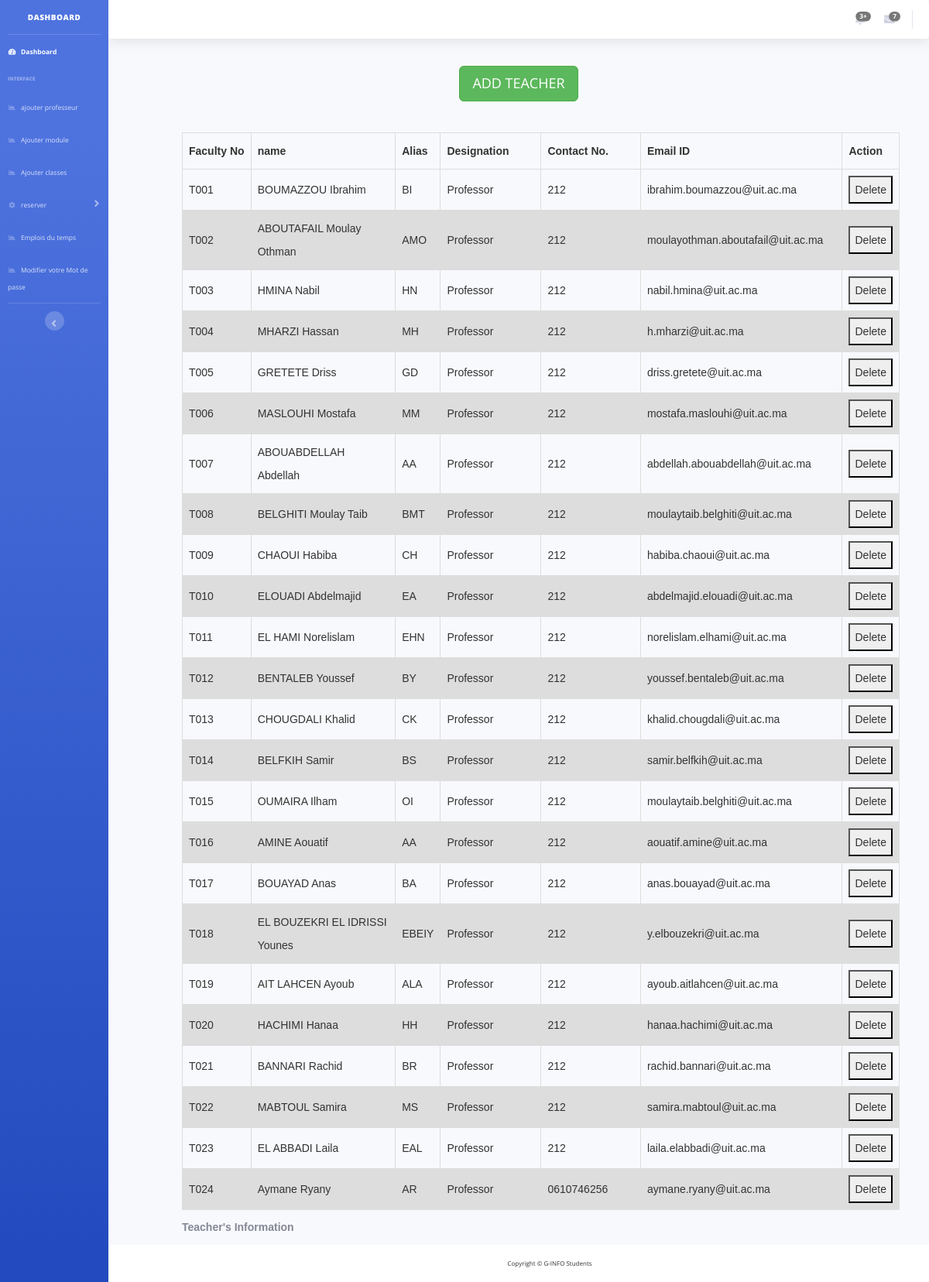
Screenshot of /db.php with the database file from the repository.
### tables this page shows
CREATE TABLE `professeur` (
  `id_prof` varchar(10) NOT NULL,
  `nom_prof` text NOT NULL,
  `alias` varchar(10) NOT NULL,
  `designation` varchar(30) NOT NULL,
  `numero_tele` varchar(15) NOT NULL,
  `email` varchar(50) NOT NULL,
  `mdp` varchar(40) NOT NULL
);

### db.php (the view, shortened to what this page needs)
<?php
include('includes/header.php');
include('includes/navbar.php');
?>
<div class="container-fluid">
    <link href="assets/css/bootstrap.css" rel="stylesheet"/>
    <link href="assets/css/font-awesome.min.css" rel="stylesheet"/>
    <link href="assets/css/flexslider.css" rel="stylesheet"/>
    <link href="assets/css/style.css" rel="stylesheet"/>
</head>
<body>
<div align="center" style="margin-top:20px">
    <button id="teachermanual" class="btn btn-success btn-lg">ADD TEACHER</button>
</div>
<div>
    <br>
    <table id=teacherstable style="margin-left: 80px">
        <caption><strong>Teacher's Information </strong></caption>
        <tr>
            <th width="130">Faculty No</th>
            <th width=290>name</th>
            <th width=50>Alias</th>
            <th width="190">Designation</th>
            <th width="190">Contact No.</th>
            <th width="290">Email ID</th>
            <th width="40">Action</th>
        </tr>
        <tbody>
        <?php
        $q = mysqli_query(mysqli_connect("localhost", "root", "", "ttms"),
            "SELECT * FROM professeur ORDER BY id_prof ASC");
        while ($row = mysqli_fetch_assoc($q)) {
            echo "<tr><td>{$row['id_prof']}</td>
                    <td>{$row['nom_prof']}</td>
                    <td>{$row['alias']}</td>
                    <td>{$row['designation']}</td>
                    <td>{$row['numero_tele']}</td>
                    <td>{$row['email']}</td>
                   <td>
                    <button>Delete</button></td>
                    </tr>\n";
        }
        ?>
        </tbody>
    </table>
</div>
</body>
</html>
  <?php
include('includes/footer.php');
?>

### includes/header.php (shortened to what this page needs)
<!DOCTYPE html>
<html lang="en">
<head>
  <link href="vendor/fontawesome-free/css/all.min.css" rel="stylesheet" type="text/css">
  <link href="css/sb-admin-2.min.css" rel="stylesheet">
</head>
<body id="page-top">
  <div id="wrapper">

### includes/navbar.php (shortened to what this page needs)
   <ul class="navbar-nav bg-gradient-primary sidebar sidebar-dark accordion" id="accordionSidebar">
<a class="sidebar-brand d-flex align-items-center justify-content-center" href="index.php">
  <div class="sidebar-brand-text mx-3">Dashboard</div>
</a>
<hr class="sidebar-divider my-0">
<li class="nav-item active">
  <a class="nav-link" href="index.php">
    <i class="fas fa-fw fa-tachometer-alt"></i>
    <span>Dashboard</span></a>
</li>
<div class="sidebar-heading">
  Interface
</div>
<li class="nav-item">
  <a class="nav-link" href="addteachers.php">
    <i class="fas fa-fw fa-chart-area"></i>
    <span>ajouter professeur</span></a>
</li>
<li class="nav-item">
  <a class="nav-link" href="addsubjects.php">
    <i class="fas fa-fw fa-chart-area"></i>
    <span>Ajouter module</span></a>
</li>
<li class="nav-item">
  <a class="nav-link" href="addclassrooms.php">
    <i class="fas fa-fw fa-chart-area"></i>
    <span>Ajouter classes</span></a>
</li>
<li class="nav-item">
  <a class="nav-link collapsed" href="#" data-toggle="collapse" data-target="#collapseTwo" aria-expanded="true" aria-controls="collapseTwo">
    <i class="fas fa-fw fa-cog"></i>
    <span>reserver</span>
  </a>
</li>
<li class="nav-item">
  <a class="nav-link" href="generatetimetable.php">
    <i class="fas fa-fw fa-chart-area"></i>
    <span>Emplois du temps</span></a>
</li>
<li class="nav-item">
  <a class="nav-link" href="modifier2.php">
    <i class="fas fa-fw fa-chart-area"></i>
    <span>Modifier votre Mot de passe</span></a>
</li>
<hr class="sidebar-divider d-none d-md-block">
<div class="text-center d-none d-md-inline">
  <button class="rounded-circle border-0" id="sidebarToggle"></button>
</div>
</ul>
    <div id="content-wrapper" class="d-flex flex-column">
      <div id="content">
        <nav class="navbar navbar-expand navbar-light bg-white topbar mb-4 static-top shadow">
          <ul class="navbar-nav ml-auto">
            <li class="nav-item dropdown no-arrow mx-1">
              <a class="nav-link dropdown-toggle" href="#" id="alertsDropdown" role="button" data-toggle="dropdown" aria-haspopup="true" aria-expanded="false">
                <span class="badge badge-danger badge-counter">3+</span>
              </a>
            </li>
            <li class="nav-item dropdown no-arrow mx-1">
              <a class="nav-link dropdown-toggle" href="#" id="messagesDropdown" role="button" data-toggle="dropdown" aria-haspopup="true" aria-expanded="false">
                <span class="badge badge-danger badge-counter">7</span>
              </a>
            </li>
          </ul>
        </nav>

### includes/footer.php (shortened to what this page needs)
      <footer class="sticky-footer bg-white">
        <div class="container my-auto">
          <div class="copyright text-center my-auto">
            <span>Copyright &copy; G-INFO Students</span>
          </div>
        </div>
      </footer>
</body>
</html>

### db.php (style rules this page uses)
table { margin-top: 10px; font-family: arial, sans-serif; border-collapse: collapse; margin-left: 30px; width: 90%; }
td, th { border: 1px solid #dddddd; text-align: left; padding: 8px; }
tr:nth-child(even) { background-color: #dddddd; }

### rows the page displays
professeur: id_prof "T001", nom_prof "BOUMAZZOU Ibrahim", alias "BI", designation "Professor", numero_tele "212", email "ibrahim.boumazzou@uit.ac.ma"
professeur: id_prof "T002", nom_prof "ABOUTAFAIL Moulay Othman", alias "AMO", designation "Professor", numero_tele "212", email "moulayothman.aboutafail@uit.ac.ma"
professeur: id_prof "T003", nom_prof "HMINA Nabil", alias "HN", designation "Professor", numero_tele "212", email "nabil.hmina@uit.ac.ma"
professeur: id_prof "T004", nom_prof "MHARZI Hassan", alias "MH", designation "Professor", numero_tele "212", email "h.mharzi@uit.ac.ma"
professeur: id_prof "T005", nom_prof "GRETETE Driss", alias "GD", designation "Professor", numero_tele "212", email "driss.gretete@uit.ac.ma"
professeur: id_prof "T006", nom_prof "MASLOUHI Mostafa", alias "MM", designation "Professor", numero_tele "212", email "mostafa.maslouhi@uit.ac.ma"
professeur: id_prof "T007", nom_prof "ABOUABDELLAH Abdellah", alias "AA", designation "Professor", numero_tele "212", email "abdellah.abouabdellah@uit.ac.ma"
professeur: id_prof "T008", nom_prof "BELGHITI Moulay Taib", alias "BMT", designation "Professor", numero_tele "212", email "moulaytaib.belghiti@uit.ac.ma"
professeur: id_prof "T009", nom_prof "CHAOUI Habiba", alias "CH", designation "Professor", numero_tele "212", email "habiba.chaoui@uit.ac.ma"
professeur: id_prof "T010", nom_prof "ELOUADI Abdelmajid", alias "EA", designation "Professor", numero_tele "212", email "abdelmajid.elouadi@uit.ac.ma"
professeur: id_prof "T011", nom_prof "EL HAMI Norelislam", alias "EHN", designation "Professor", numero_tele "212", email "norelislam.elhami@uit.ac.ma"
professeur: id_prof "T012", nom_prof "BENTALEB Youssef", alias "BY", designation "Professor", numero_tele "212", email "youssef.bentaleb@uit.ac.ma"
professeur: id_prof "T013", nom_prof "CHOUGDALI Khalid", alias "CK", designation "Professor", numero_tele "212", email "khalid.chougdali@uit.ac.ma"
professeur: id_prof "T014", nom_prof "BELFKIH Samir", alias "BS", designation "Professor", numero_tele "212", email "samir.belfkih@uit.ac.ma"
professeur: id_prof "T015", nom_prof "OUMAIRA Ilham", alias "OI", designation "Professor", numero_tele "212", email "moulaytaib.belghiti@uit.ac.ma"
professeur: id_prof "T016", nom_prof "AMINE Aouatif", alias "AA", designation "Professor", numero_tele "212", email "aouatif.amine@uit.ac.ma"
professeur: id_prof "T017", nom_prof "BOUAYAD Anas", alias "BA", designation "Professor", numero_tele "212", email "anas.bouayad@uit.ac.ma"
professeur: id_prof "T018", nom_prof "EL BOUZEKRI EL IDRISSI Younes", alias "EBEIY", designation "Professor", numero_tele "212", email "y.elbouzekri@uit.ac.ma"
professeur: id_prof "T019", nom_prof "AIT LAHCEN Ayoub", alias "ALA", designation "Professor", numero_tele "212", email "ayoub.aitlahcen@uit.ac.ma"
professeur: id_prof "T020", nom_prof "HACHIMI Hanaa", alias "HH", designation "Professor", numero_tele "212", email "hanaa.hachimi@uit.ac.ma"
professeur: id_prof "T021", nom_prof "BANNARI Rachid", alias "BR", designation "Professor", numero_tele "212", email "rachid.bannari@uit.ac.ma"
professeur: id_prof "T022", nom_prof "MABTOUL Samira", alias "MS", designation "Professor", numero_tele "212", email "samira.mabtoul@uit.ac.ma"
professeur: id_prof "T023", nom_prof "EL ABBADI Laila", alias "EAL", designation "Professor", numero_tele "212", email "laila.elabbadi@uit.ac.ma"
professeur: id_prof "T024", nom_prof "Aymane Ryany", alias "AR", designation "Professor", numero_tele "0610746256", email "aymane.ryany@uit.ac.ma"
